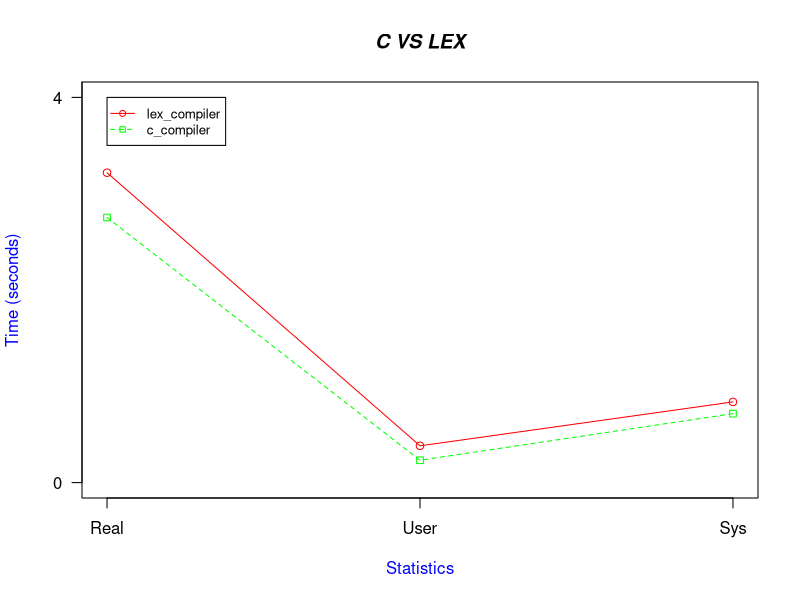

Write R code to recreate this figure.
# Define 2 vectors
c_compiler <- c(2.753, 0.232, 0.716)
lex_compiler <- c(3.218, 0.382, 0.838)


g_range <- range(0, lex_compiler, 4)

plot(lex_compiler, type="o", col="red", ylim=g_range, 
   axes=FALSE, ann=FALSE)

# Make x axis using Mon-Fri labels
axis(1, at=1:3, lab=c("Real","User","Sys"))

# Make y axis with horizontal labels that display ticks at 
# every 4 marks. 4*0:g_range[2] is equivalent to c(0,4,8,12).
axis(2, las=1, at=4*0:g_range[2])

# Create box around plot
box()

# Graph c_compiler with red dashed line and square points
lines(c_compiler, type="o", pch=22, lty=2, col="green")

# Create a title with a red, bold/italic font
title(main="C VS LEX", col.main="black", font.main=4)

# Label the x and y axes with dark green text
title(xlab="Statistics", col.lab=rgb(0,0,1))
title(ylab="Time (seconds)", col.lab=rgb(0,0,1))

# Create a legend at (1, g_range[2]) that is slightly smaller 
# (cex) and uses the same line colors and points used by 
# the actual plots 
legend(1, g_range[2], c("lex_compiler","c_compiler"), cex=0.8, 
   col=c("red","green"), pch=21:22, lty=1:2);
